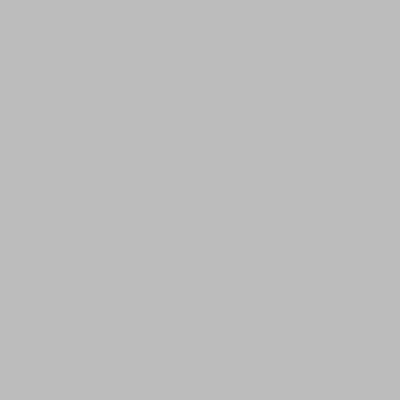
Frame 1 (no input)
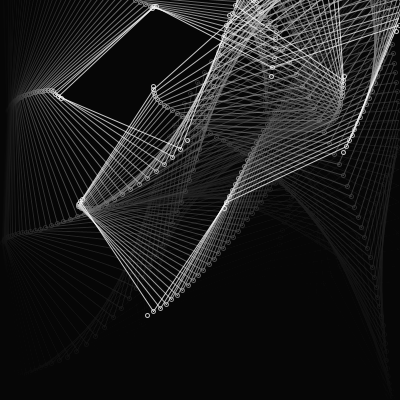
Frame 60 (the mouse pressed at the canvas centre just before this capture)
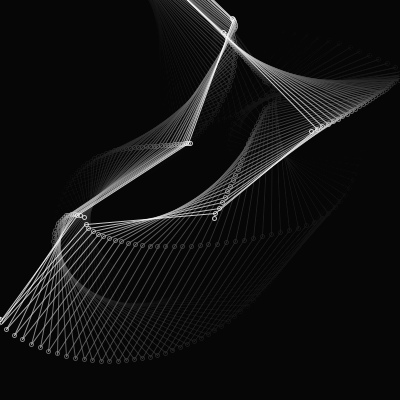
Frame 120 (the mouse held since frame 60 and released just before this capture)

The Processing sketch that drew these frames (run headless with seeded random() and noise(); from frame 60 on, the mouse is pressed at the canvas centre):

// Processing sketch: sketch_098_verlet_blob_4
// ── sketch_098_verlet_blob_4.pde
/* Example code by Ira Greenberg with a few tweaks by me
 * Verlet Integration - stable Form
 * Pos  = pos + (pos-posOld)
 * alternative to  x += speed
 */

int particles = 19;
VerletNode[] nodes = new VerletNode[particles];

int bonds = particles/2;
ArrayList<VerletStick>sticks = new ArrayList<VerletStick>();

void setup() {
  size(400, 400);
  float theta = PI/4.0;
  float shapeR = 400;
  float tension = .9;
  // balls
  for (int i=0; i<particles; i++) {
    PVector push = new PVector(1+random(1.6), .2);
    PVector p = new PVector(cos(theta)*shapeR, sin(theta)*shapeR);
    nodes[i] = new VerletNode(p,2);
    theta += TWO_PI/particles;
  }

  // sticks
  for (int i=0; i<particles; i++) {
    if (i>0) {
      sticks.add(new VerletStick(nodes[i-1], nodes[i], tension, true));
    } 
    if (i==particles-1) {
      sticks.add(new VerletStick(nodes[i], nodes[0], tension, true));
    }
  }

  // internal sticks for stability
  for (int i=particles; i<bonds; i++) {
    if (i%3==0) {
      sticks.add(new VerletStick(nodes[i-particles], nodes[i-particles/2], tension, false));
    }
  }
}

void draw() {
  fill(0, 20);
  rect(-1, -1, width+1, height+1);
  translate(width/2, height/2);
  for (int i=0; i<sticks.size(); i++) {
    sticks.get(i).render();
    sticks.get(i).constrainLen();
  }

  for (int i=0; i<particles; i++) {
    nodes[i].verlet();
    nodes[i].render();
    nodes[i].boundsCollision();
  }
}
// ── VerletNode.pde
class VerletNode {

  PVector pos, posOld;
  float radius;

  VerletNode() {
  }

  VerletNode(PVector pos, float radius) {
    this.pos = pos;
    this.radius = radius;
    this.posOld  = new PVector(pos.x, pos.y);

    // start motion
    pos.add(new PVector(1.1, 1.1));
  }

  void verlet() {
    PVector posTemp = new PVector(pos.x, pos.y);
    pos.x += (pos.x-posOld.x);
    pos.y += (pos.y-posOld.y);
    posOld.set(posTemp);
  }

  void render() {
    ellipse(pos.x, pos.y, radius*2, radius*2);
  }

  void boundsCollision() {
    if (pos.x>width/2-radius) {
      pos.x = width/2-radius;
      posOld.x = pos.x;
    } else if (pos.x< -width/2+radius) {
      pos.x = -width/2+radius;
      posOld.x = pos.x;
    }

    if (pos.y>height/2-radius) {
      pos.y = height/2-radius;
      posOld.y = pos.y;
    } else if (pos.y<-height+radius) {
      pos.y = -height+radius;
      posOld.y = pos.y;
    }
  }
}
// ── VerletStick.pde
class VerletStick {
  VerletNode n1, n2;
  float tension;
  boolean isVisible;

  PVector vecOrig;
  float len;

  VerletStick() {
  }

  VerletStick(VerletNode n1, VerletNode n2, float tension, boolean isVisible) {
    this.n1 = n1;
    this.n2 = n2;
    this.tension = tension;
    this.isVisible = isVisible;
    vecOrig  = new PVector(n2.pos.x-n1.pos.x, n2.pos.y-n1.pos.y);
    len = dist(n1.pos.x, n1.pos.y, n2.pos.x, n2.pos.y);
  }

  void render() {
    if (isVisible) {
      //strokeWeight(0.5);
      stroke(255, 200);
      //fill(255,0,0);
      beginShape();
      vertex(n1.pos.x, n1.pos.y);
      vertex(n2.pos.x, n2.pos.y);
      endShape();
    }
  }

  void constrainLen() {
    PVector delta = new PVector(n2.pos.x-n1.pos.x, n2.pos.y-n1.pos.y);
    float deltaLength = delta.mag();
    float difference = ((deltaLength - len) / deltaLength);
    n1.pos.x += delta.x * (0.5f * tension * difference);
    n1.pos.y += delta.y * (0.5f * tension * difference);
    n2.pos.x -= delta.x * (0.5f * tension * difference);
    n2.pos.y -= delta.y * (0.5f * tension * difference);
  }
}
